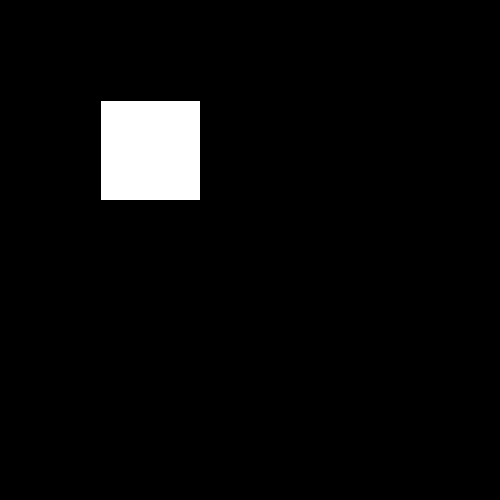
Frame 1 (no input)
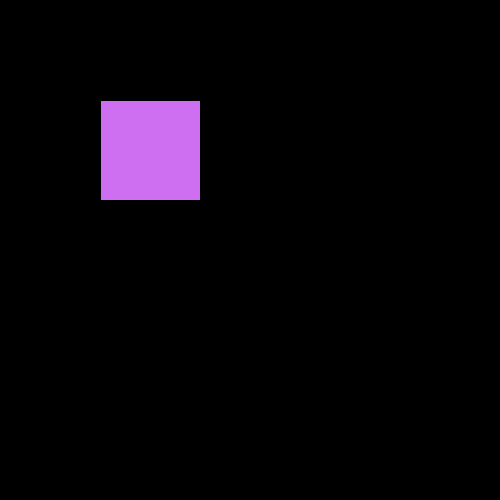
Frame 60 (the mouse pressed at the canvas centre just before this capture)
Frame 120 (the mouse held since frame 60 and released just before this capture): identical to frame 60, image omitted

The Processing sketch that drew these frames (run headless with seeded random() and noise(); from frame 60 on, the mouse is pressed at the canvas centre):

// Processing sketch: Lucadema_moving_rect_mouse_3_1_2014
// ── Lucadema_moving_rect_mouse_3_1_2014.pde
float x = 100;
float y = 100;
void setup() {
  size(500, 500);
}

void draw() {
  background(0);
  rect(x, y, 100, 100);
  fill(205, 111, 240);
  if (mouseX >= x && mouseX <= x+100 && mouseY > y && mouseY < 100+y) {
    
    x = random(0, 400);
    y = random(0, 400);

  }
}
